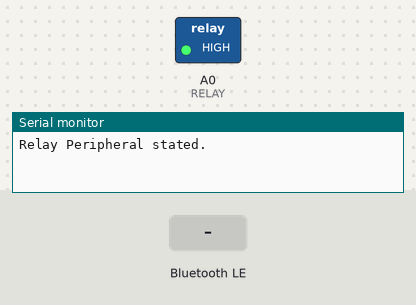
Recording of a sketch running on a simulated Arduino Nano 33 IoT. On the bench: switched loads named in the sketch (green lamp = pin HIGH), the last lines printed to the serial monitor. Inputs (shaded band) come from the test bench. Nothing arrives over Bluetooth unless stated; a phone connects over Bluetooth LE 3 s after start.

Above: at 1.3 s.
1.4 s: Bluetooth LE write "1" received
At 3.8 s:
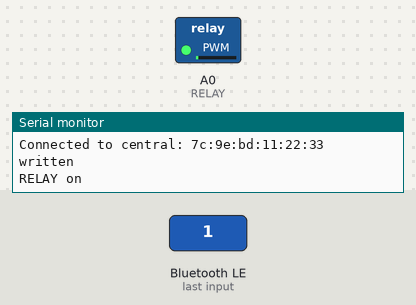
Timing chart, 0 to 5.5 s (numbered marks = the images above; inputs shaded):
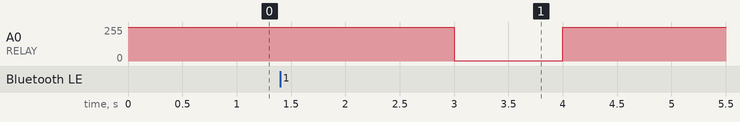

Measured:
- after the input at 1.4 s, A0 (RELAY): 255/255 → 1/255 after 1.6 s, → 255/255 1.0 s later

The sketch:

taserPeripheral.ino
```cpp
// Code by Philip Marshall - 8/23/2021
// BLE peripheral for carnival project. Connects to central device (raspberry pi) and advertises a relay characteristic that can be read and written.
// Once it is written with a bytearray of 1, it will activate a relay connected to the taser
// Code adapted from Protostax Arduino Nano BLE RGB LED Service found at: https://github.com/protostax/ProtoStax_Arduino_Nano_BLE_RGBLED_Service/blob/main/rgbBLE_Central.py
#include <ArduinoBLE.h>

 #define RELAY A0
 #define RHIGH 1
 #define RLOW 255

// While debugging (DEBUG = true), require serial monitor to be up before starting
 #define DEBUG false

BLEService nanoService("13012F00-F8C3-4F4A-A8F4-15CD926DA146"); // BLE Service

// BLE Characteristics - relay characteristic that is readable and writeable by the Central device (rasp pi)
BLEByteCharacteristic relayCharacteristic("13012F01-F8C3-4F4A-A8F4-15CD926DA146", BLEWrite | BLERead);

void setup() {
    Serial.begin(9600);

    if (DEBUG) {
      while(!Serial);
    }

    pinMode(RELAY, OUTPUT);

    digitalWrite(RELAY, RLOW); // start relay in off position

    // begin initialization
    if (!BLE.begin()) {
        Serial.println("Starting BLE failed!");
        while (1);
    }

    // set advertised local name and service UUID:
    BLE.setLocalName("Arduino");
    BLE.setAdvertisedService(nanoService);

    // add the characteristic to the service
    nanoService.addCharacteristic(relayCharacteristic);

    // add service
    BLE.addService(nanoService);

    // set the initial value for the characeristic:
    relayCharacteristic.writeValue(0);

    // start advertising
    BLE.advertise();
    delay(100);
    Serial.println("Relay Peripheral stated.");
}

void loop() {
    // listen for BLE centrals to connect:
    BLEDevice central = BLE.central();

    // if a central is connected to peripheral:
    if (central) {
        Serial.print("Connected to central: ");
        // print the central's MAC address:
        Serial.println(central.address());

        // while the central is still connected to peripheral:
        while (central.connected()) {
            // if the remote device wrote to the characteristic,
            if (relayCharacteristic.written()) {
                Serial.println("written");
                if (relayCharacteristic.value()) {
                    Serial.println("RELAY on");
                    analogWrite(RELAY, RHIGH);
                    delay(1000);
                    analogWrite(RELAY, RLOW);
                }
            }
        }

        // when the central disconnects, print it out:
        Serial.print(F("Disconnected from central: "));
        Serial.println(central.address());
    }
}
```
